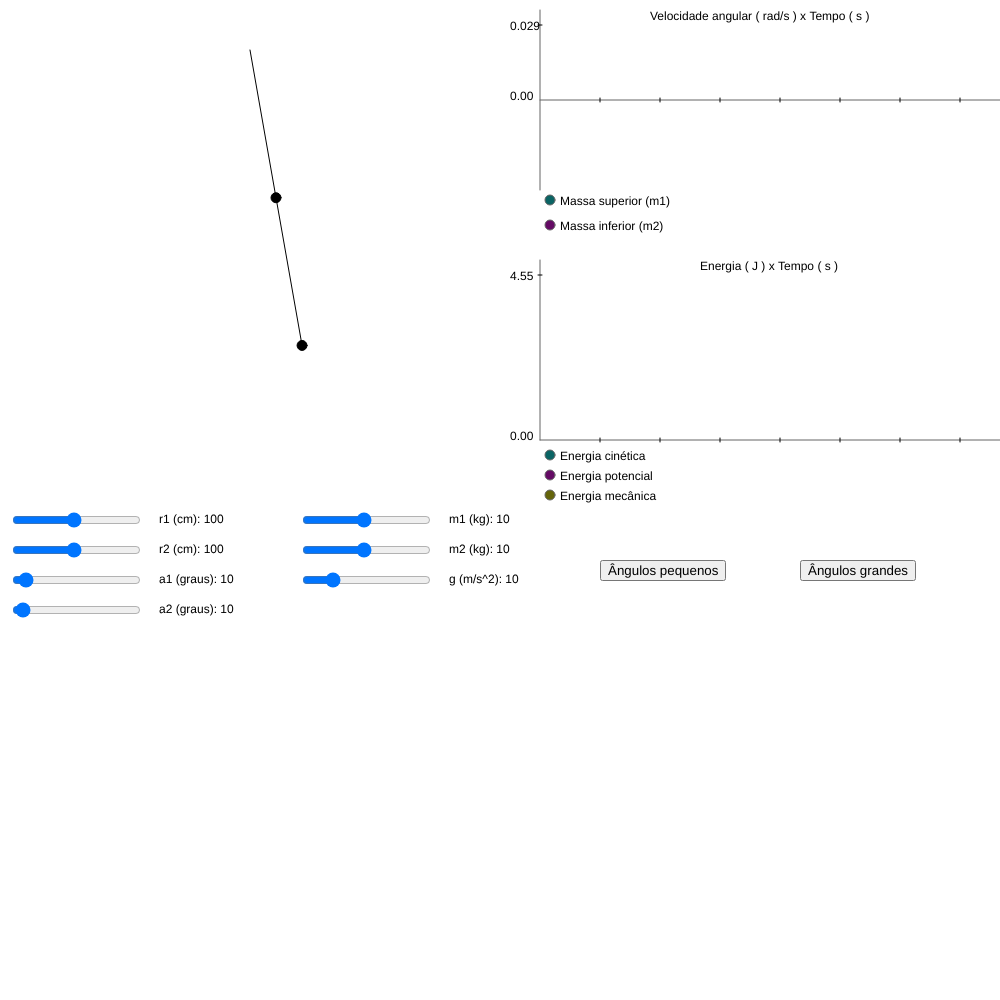
Frame 1 (no input)
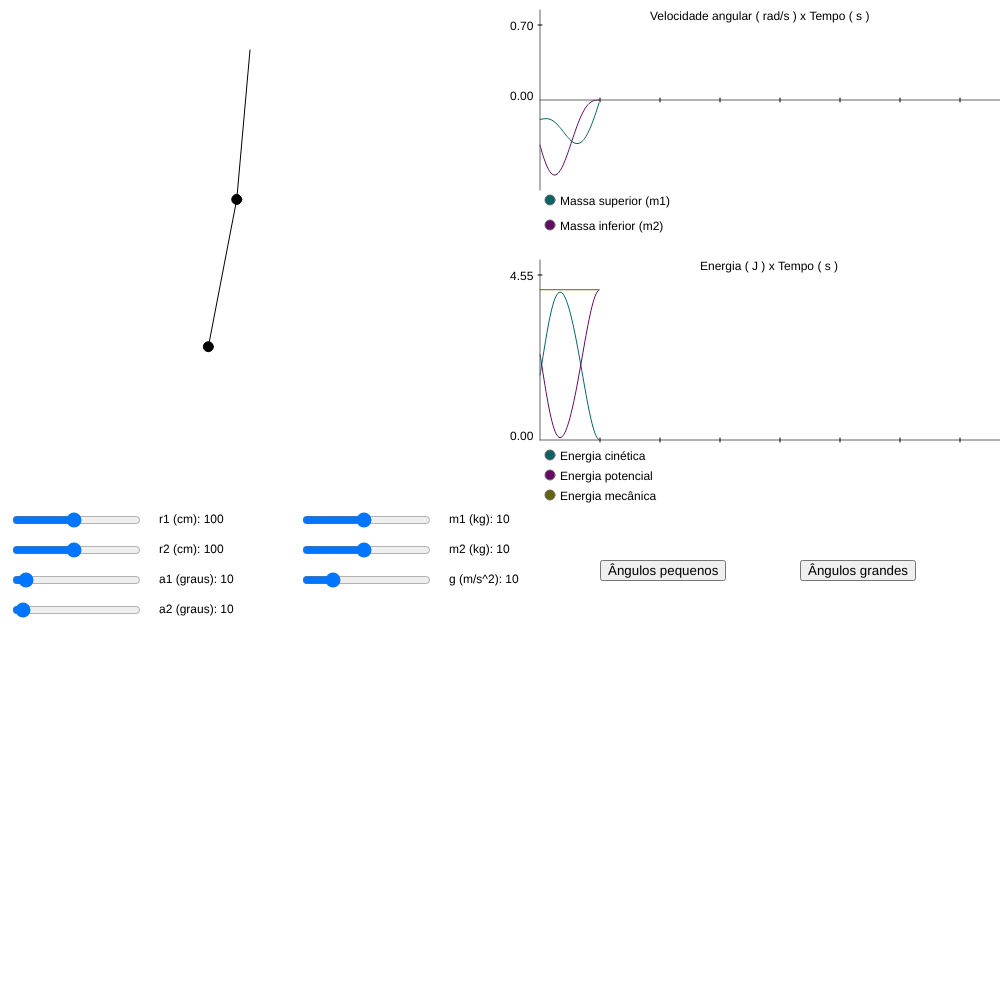
Frame 60 (no input)
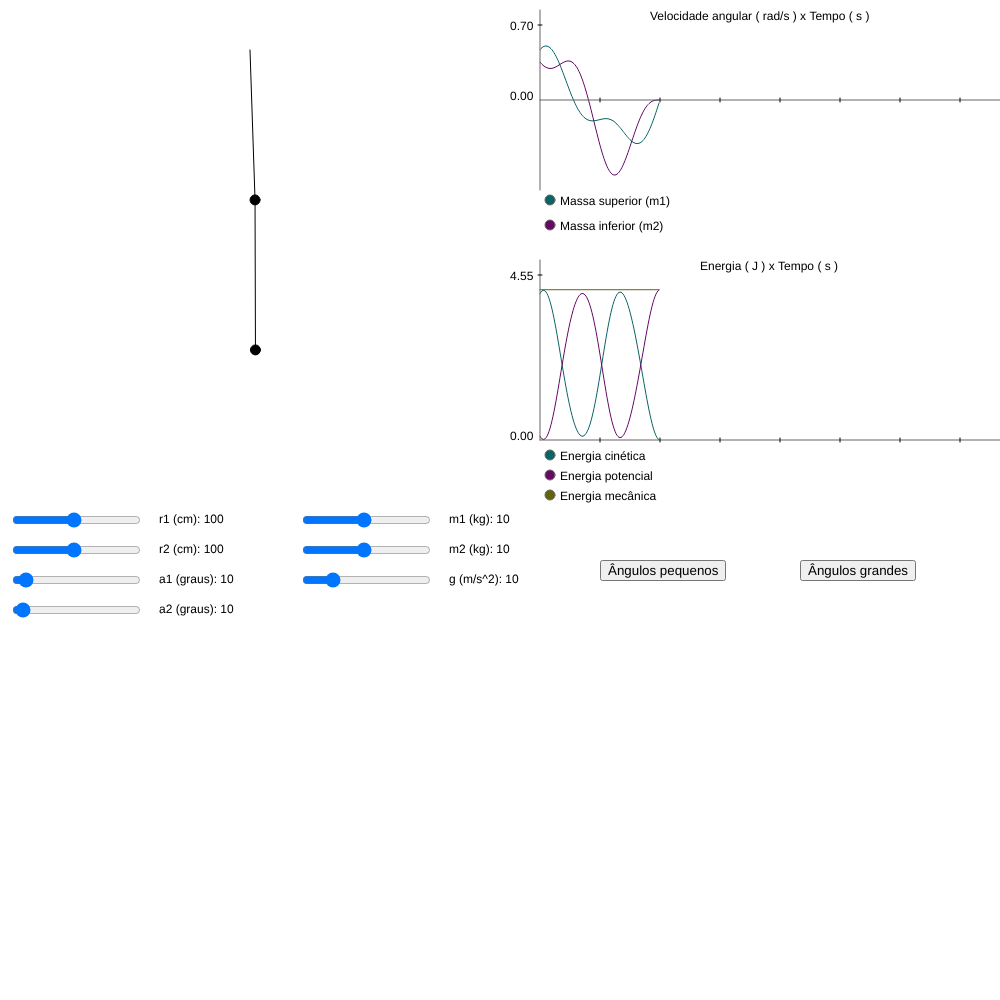
Frame 120 (the mouse pressed at the canvas centre since frame 60)

The p5.js sketch that drew these frames (run headless with seeded random() and noise() and a simulated clock; from frame 60 on, the mouse is pressed at the canvas centre):

// p5.js sketch
// ── sketch.js
function setup() {
	createCanvas(1000, 1000);
	controls = createGraphics(100, 100);
	pixelDensity(1);
	pendulum = createGraphics(500, 500);
	pendulum.translate(250, 50);
	frameRate(60);
	plot = createGraphics(500, 250);

	energia = createGraphics(500, 260);

	sliderr1 = createSlider(10, 200, 100);
	sliderr2 = createSlider(10, 200, 100);
	sliderm1 = createSlider(1, 20, 10);
	sliderm2 = createSlider(1, 20, 10);
	slidera1 = createSlider(0, 180, 10);
	slidera2 = createSlider(0, 360, 10);
	sliderg = createSlider(0, 50, 10);
	smallAngle = createButton('Ângulos pequenos');
	largeAngle = createButton('Ângulos grandes');
}

let precision = 1000;

let PI = 3.14159265;

let r1 = 1; let r2 = 1; let m1 = 10; let m2 = 10;
let a1 = 10 * PI / 180; let a2 = 10 * PI / 180;
let a1_v = 0; let a2_v = 0; let a1_a = 0; let a2_a = 0;
let g = 10;
let timestep = 1/(60*precision);
let line1 = [];
let line2 = [];

let cin = [];
let pot = [];
let energyscale = 5;
let veloscale = 5;

function draw() {
	background(255);
	stroke(0);
	strokeWeight(2);

	draw_param();
	for (let i = 0; i < precision; i++)
		update_pendulum();
	draw_pendulum();
	draw_plot();
	draw_energia();

	//image(refresh, 10, 10, 30, 30);
}

function draw_plot() {
	plot.strokeWeight(1);
	line1.unshift(a1_v);
	line2.unshift(a2_v);
	veloscale = 75/-min(min(line1), min(line2));
	if (line1.length > 500){
		line1.pop();
		line2.pop();
	}

	plot.background(255);
	plot.beginShape();
	plot.noFill();
	plot.stroke(10, 100, 100);
	for (let i = 0; i < line1.length; i++)
		plot.vertex(i+40, -veloscale*line1[i]+100);
	plot.endShape();

	plot.beginShape();
	plot.noFill();
	plot.stroke(100, 10, 100);
	for (let i = 0; i < line2.length; i++)
		plot.vertex(i+40, -veloscale*line2[i]+100);
	plot.endShape();

	plot.stroke(100);
	plot.line(40,10,40,190);
	plot.line(40,100,530, 100);
	plot.fill(10,100,100);
	plot.ellipse(50,200,10,10);
	plot.fill(100,10,100);
	plot.ellipse(50,225,10,10);
	plot.fill(0);
	plot.noStroke();
	plot.text('Massa superior (m1)', 60,205);
	plot.text('Massa inferior (m2)', 60,230);
	plot.text('Velocidade angular ( rad/s ) x Tempo ( s )', 150, 20);
	plot.text((75/veloscale).toPrecision(2), 10, 30);
	plot.text('0.00', 10, 100);
	plot.stroke(0);
	plot.line(38,25,42,25);
	for (let i = 1; i < 8; i++)
		plot.line(40+60*i,98,40+60*i,102);
	image(plot, 500, 0);
}

function draw_energia() {
	energia.strokeWeight(1);
	
	cin.unshift((0.5*m1*a1_v*a1_v*r1*r1 + 0.5*m2*(r1*r1*a1_v*a1_v+r2*r2*a2_v*a2_v+2*r1*r2*a1_v*a2_v*cos(a1-a2))));
	pot.unshift((m1*g*(r1+r2-r1*cos(a1)) + m2*g*(r1+r2-r1*cos(a1)-r2*cos(a2)) - m1*g*r2));
	energyscale = 150/max(max(cin), max(pot));
	if (cin.length > 500){
		cin.pop();
		pot.pop();
	}

	energia.background(255);
	energia.beginShape();
	energia.noFill();
	energia.stroke(10, 100, 100);
	for (let i = 0; i < cin.length; i++)
		energia.vertex(i+40, 190-energyscale*cin[i]);
	energia.endShape();

	energia.beginShape();
	energia.noFill();
	energia.stroke(100, 10, 100);
	for (let i = 0; i < pot.length; i++)
		energia.vertex(i+40, 190-energyscale*pot[i]);
	energia.endShape();

	energia.beginShape();
	energia.noFill();
	energia.stroke(100, 100, 10);
	for (let i = 0; i < pot.length; i++)
		energia.vertex(i+40, 190-energyscale*(pot[i] + cin[i]));
	energia.endShape();
	
	energia.stroke(100);
	energia.line(40,10,40,190);
	energia.line(40,190,530, 190);
	energia.fill(10,100,100);
	energia.ellipse(50,205,10,10);
	energia.fill(100,10,100);
	energia.ellipse(50,225,10,10);
	energia.fill(100,100,10);
	energia.ellipse(50,245,10,10);
	energia.fill(0);
	energia.noStroke();
	energia.text('Energia cinética', 60,210);
	energia.text('Energia potencial', 60,230);
	energia.text('Energia mecânica', 60, 250);
	energia.text('Energia ( J ) x Tempo ( s )', 200, 20);
	energia.text((150/energyscale).toPrecision(3),10,30);
	energia.text('0.00', 10, 190);
	energia.stroke(0);
	energia.line(38,25,42,25);
	for (let i = 1; i < 8; i++)
		energia.line(40+60*i,188,40+60*i,192);
	image(energia, 500, 250);
}


function draw_param() {
	strokeWeight(0);
	sliderr1.position(10, 510);
	sliderr2.position(10, 540);
	sliderm1.position(300, 510);
	sliderm2.position(300, 540);
	slidera1.position(10, 570);
	slidera2.position(10, 600);
	sliderg.position(300, 570);
	sliderr1.input(refresh_pendulum);
	sliderr2.input(refresh_pendulum);
	sliderm1.input(refresh_pendulum);
	sliderm2.input(refresh_pendulum);
	slidera1.input(refresh_pendulum);
	slidera2.input(refresh_pendulum);
	sliderg.input(refresh_pendulum);
	text('r1 (cm): ' + sliderr1.value(), sliderr1.x + sliderr1.width + 20, sliderr1.y+13)
	text('r2 (cm): ' + sliderr2.value(), sliderr2.x + sliderr2.width + 20, sliderr2.y+13)
	text('m1 (kg): ' + sliderm1.value(), sliderm1.x + sliderm1.width + 20, sliderm1.y+13)
	text('m2 (kg): ' + sliderm2.value(), sliderm2.x + sliderm2.width + 20, sliderm2.y+13)
	text('a1 (graus): ' + slidera1.value(), slidera1.x + slidera1.width + 20, slidera1.y+13)
	text('a2 (graus): ' + slidera2.value(), slidera2.x + slidera2.width + 20, slidera2.y+13)
	text('g (m/s^2): ' + sliderg.value(), sliderg.x + sliderg.width + 20, sliderg.y+13);
	
	smallAngle.position(600, 560);
	smallAngle.mousePressed(smallAngles);
	largeAngle.position(800,560);
	largeAngle.mousePressed(largeAngles);
}

function draw_pendulum() {
	pendulum.background(255);
	let pendulumscale = 150;
	let x1 = r1 * sin(a1);
	let y1 = r1 * cos(a1);
	let x2 = x1 + r2 * sin(a2);
	let y2 = y1 + r2 * cos(a2);

	pendulum.line(0, 0, pendulumscale*x1, pendulumscale*y1);
	pendulum.line(pendulumscale*x1, pendulumscale*y1, pendulumscale*x2, pendulumscale*y2);
	pendulum.fill(0);
	pendulum.ellipse(pendulumscale*x1, pendulumscale*y1, m1, m1);
	pendulum.ellipse(pendulumscale*x2, pendulumscale*y2, m2, m2);

	image(pendulum, 0, 0, 500, 500);
}

function update_pendulum() {
	a1_a = (-g * (2 * m1 + m2) * sin(a1) - m2 * g * sin(a1 - 2 * a2) - 2 * sin(a1 - a2) * m2 * (a2_v * a2_v * r2 + a1_v * a1_v * r1 * cos(a1 - a2))) / (r1 * (2 * m1 + m2 - m2 * cos(2 * a1 - 2 * a2)));
	a2_a = (2 * sin(a1 - a2) * (a1_v * a1_v * r1 * (m1 + m2) + g * (m1 + m2) * cos(a1) + a2_v * a2_v * r2 * m2 * cos(a1 - a2))) / (r2 * (2 * m1 + m2 - m2 * cos(2 * a1 - 2 * a2)));
	a1_v += a1_a*timestep;
	a2_v += a2_a*timestep;
	a1 += a1_v*timestep;
	a2 += a2_v*timestep;
}

function smallAngles() {
	slidera1.value(10);
	slidera2.value(10);
	refresh_pendulum();
}

function largeAngles() {
	slidera1.value(75);
	slidera2.value(100);
	refresh_pendulum();
}

function refresh_pendulum() {
	r1 = sliderr1.value() / 100;
	r2 = sliderr2.value() / 100;
	m1 = sliderm1.value();
	m2 = sliderm2.value();
	a1 = slidera1.value() * PI / 180;
	a2 = slidera2.value() * PI / 180;
	g = sliderg.value();
	a1_v = 0;
	a2_v = 0;
	a1_a = 0;
	a2_a = 0;
	cin = [];
	pot = [];
	line1=[];
	line2=[];
}
